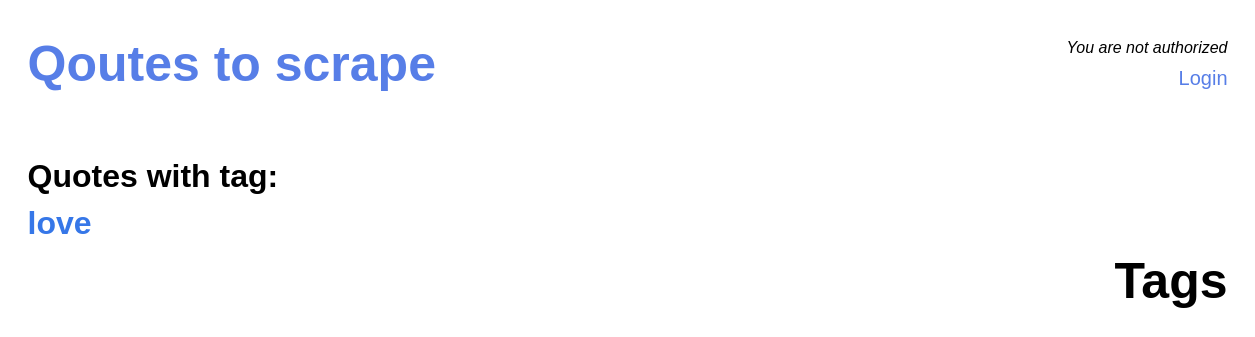
The app's page /love, older data.
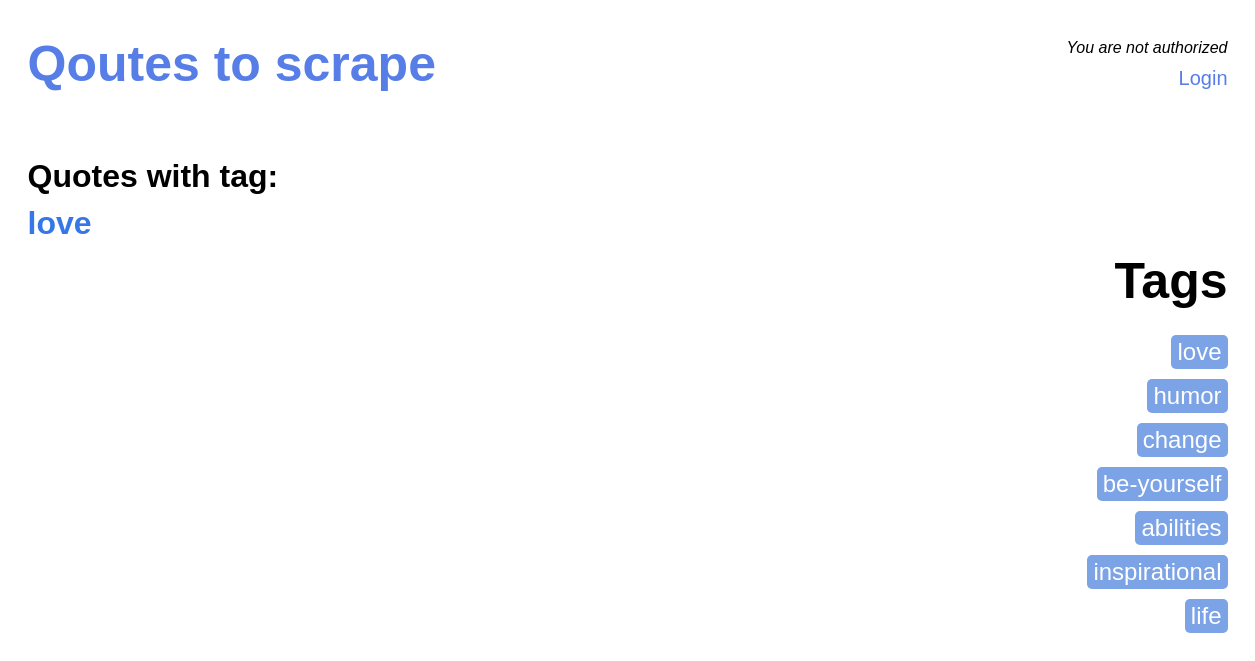
The same page, newer data.
### quotes/models.py (models this page shows, shortened)
class Tag(models.Model):
    tag_name = models.CharField(max_length=50)

### quotes/views.py (the view)
# urls.py: path('', views.main_page, name='main_page'),
def main_page(request, tag=None):
    if tag:
        all_quotes = Quote.objects.filter(tag__tag_name__icontains=tag)
    else:
        all_quotes = Quote.objects.all()
    quotes_list = []
    for i in all_quotes:
        quotes_list.append(i)
    all_tags = Tag.objects.all()
    tags_list = []
    for i in all_tags:
        tags_list.append(i)
    context = {
        'quotes': quotes_list,
        'all_tags': tags_list,
        'tag': tag,
    }
    return render(request, 'index_page.html', context=context)

### templates/index_page.html (shortened to what this page needs)
<!DOCTYPE html>
<html lang="en">
<head>
    {% block extra_css %}
    {% load static %}
    <link rel="stylesheet" href="{% static 'quote/styles/index_style.css' %}">
    <link rel="stylesheet" href="{% static 'quote/styles/head_style.css' %}">
    {% endblock %}
</head>
<body>
<div class="main-container">
    <header>
        <div class="quotes-to-scrape">
            <h1><a href="{% url 'main_page' %}">Qoutes to scrape</a></h1>
        </div>
        <div class="kyky">
            {% if user.is_authenticated %}
            <p>Welcome back, {{ user.username }}!</p>
            <a href="{% url 'logout' %}">Logout</a>
            {% else %}
            <p>You are not authorized</p>
            <a href="{% url 'login' %}">Login</a>
            {% endif %}
        </div>
    </header>
    <h1>
        {% if tag %}
        Quotes with tag: <h1 class="author">{{ tag }}</h1>
        {% endif %}
    </h1>
    <div class="cont">
        <div class="quotes-row">
        </div>
        <div class="tags">
            <h1>Tags</h1>
            <ul class="tag-row">
                {% for tag in all_tags %}
                <li class="tag"><a href="{% url 'main_page' tag=tag.tag_name %}">{{ tag.tag_name }}</a></li>
                {% endfor %}
            </ul>
        </div>
    </div>
</div>
</body>
</html>

Row changes from the older to the newer data that the page shows:
added Tag: tag_name "love"
added Tag: tag_name "humor"
added Tag: tag_name "change"
added Tag: tag_name "be-yourself"
added Tag: tag_name "abilities"
added Tag: tag_name "inspirational"
added Tag: tag_name "life"
Text that changed along with them:
{{ tag }}: "love" → (not shown)
